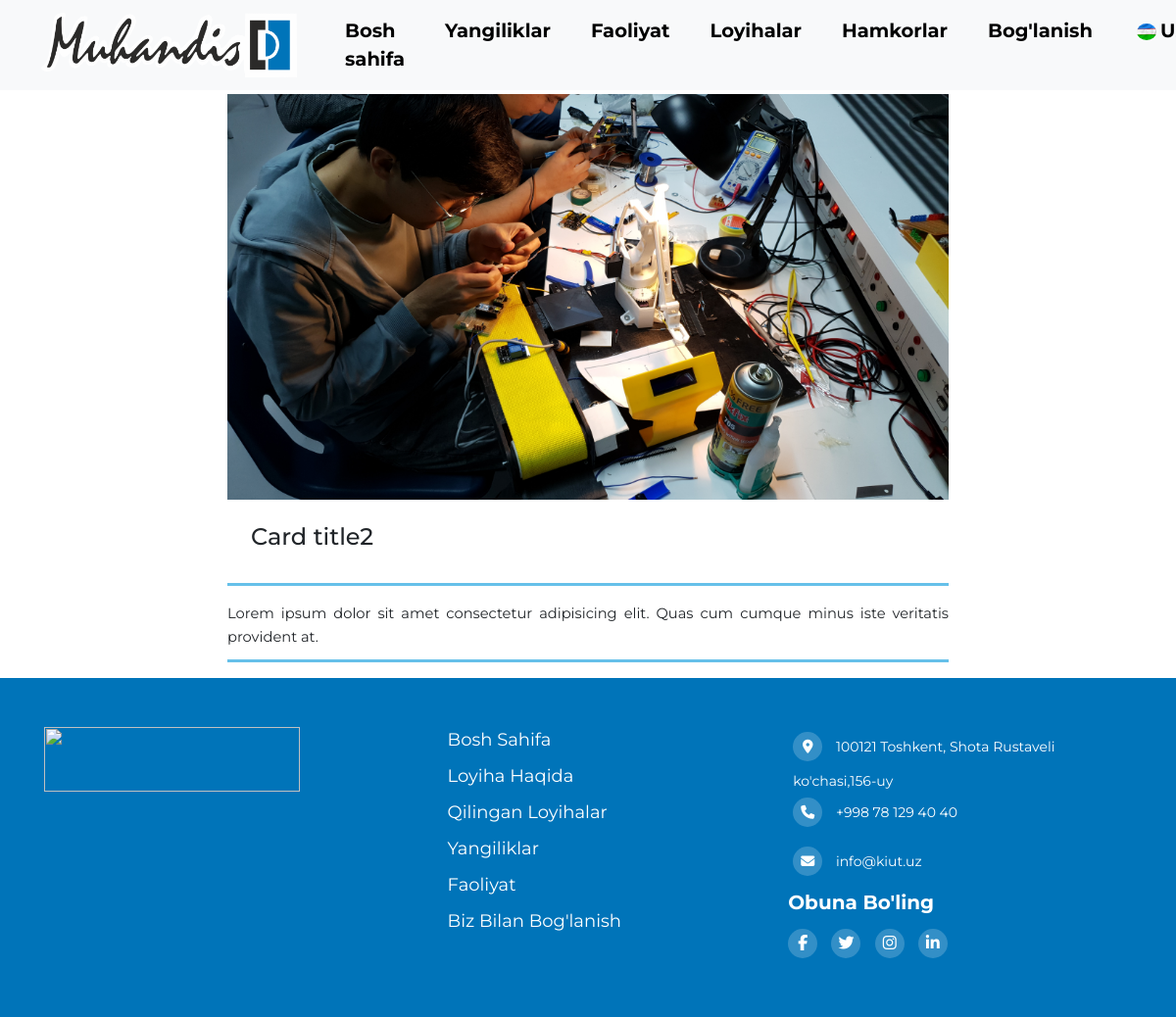
Screenshot of /projectDetail/1/ with the database file from the repository.
### myApp/models.py (models this page shows, shortened)
class ProjectsModel(models.Model):
    project_name = models.CharField(max_length=100)
    project_description = models.TextField()
    project_photo = models.ImageField(upload_to='projects/')

### myApp/views.py (the view)
# urls.py: path('projectDetail/<int:pk>/', OneProjectView.as_view(), name='oneProjectDetail'),
class OneProjectView(DetailView):
    model = ProjectsModel
    template_name = 'oneProject.html'

### templates/oneProject.html (shortened to what this page needs)
{% load static %}
<!DOCTYPE html>
<html lang="en">
  <head>
    <link rel="stylesheet" href="https://cdnjs.cloudflare.com/ajax/libs/font-awesome/6.5.1/css/all.min.css">
    <link href="{% static 'css/bootstrap.min.css' %}" rel="stylesheet">
    <link rel="stylesheet" href="https://cdn.jsdelivr.net/npm/bootstrap-icons@1.7.2/font/bootstrap-icons.css">
    <link rel="stylesheet" href="{% static 'css/style.css' %}">
  </head>
  <body>
    <nav class="navbar navbar-expand-lg bg-light fixed-top">
      <div class="container">
        <a class="navbar-brand" href="{% url 'home' %}">
          <img src="{% static 'images/logo.png' %}" width="261" height="66">
        </a>
        <div class="collapse navbar-collapse" id="navbarSupportedContent">
          <ul class="navbar-nav    ms-auto mb-2 mb-lg-0 ">
            <li class="nav-item">
              <a class="nav-link" href="{% url 'home' %}">Bosh sahifa</a>
            </li>
            <li class="nav-item ">
              <a class="nav-link" href="{% url 'home' %}">Yangiliklar</a>
            </li>
            <li class="nav-item">
              <a class="nav-link" href="{% url 'home' %}">Faoliyat</a>
            </li>
            <li class="nav-item">
              <a class="nav-link" href="{% url 'home' %}">Loyihalar</a>
            </li>
            <li class="nav-item">
              <a class="nav-link" href="{% url 'home' %}">Hamkorlar</a>
            </li>
            <li class="nav-item">
              <a class="nav-link" href="{% url 'home' %}">Bog'lanish</a>
            </li>
            <li class="nav-item dropdown">
              <a class="nav-link dropdown-toggle" data-bs-toggle="dropdown" href="#" role="button"
                aria-expanded="false">
                <img src="{% static 'images/uz_flag.jpg' %}" class="img m-1" alt="UZ">UZ
              </a>
            </li>
          </ul>
        </div>
      </div>
    </nav>
    <section>
      <div class="container-fluid container-lg mt-5">
        <div class="row justify-content-center mt-5">
          <div class="col-md-8 mt-5">
            <article class="news-detail">
              <div class="news-img">
                <img src="{{ object.project_photo.url }}" class="img-fluid" title="None" alt="None">
              </div>
              <h4 class="p-4">{{ object.project_name }}</h4>
              <hr style="color: #0096db; opacity: 0.6; height: 3px; margin-top: 5px">
              <p style="margin-bottom: 11px; text-align: justify;">
                <span style="font-size: 11pt;">
                  <span style="line-height: 107%;">
                    <span>{{ object.project_description }}</span>
                  </span>
                </span>
              </p>
              <hr style="color: #0096db; opacity: 0.6; height: 3px; margin-top: 5px">
            </article>
          </div>
        </div>
      </div>
    </section>
    <footer class="footer">
      <div class="container">
        <div class="row">
          <div class="footer-col">
            <a class="navbar-brand" href="{% url 'home' %}">
              <img src="{% static 'images/logo.png '%}" width="261" height="66">
            </a>
          </div>
          <div class="footer-col">
            <ul>
              <li><a href="#">Bosh sahifa</a></li>
              <li><a href="#">Loyiha haqida</a></li>
              <li><a href="#">Qilingan loyihalar</a></li>
              <li><a href="#">Yangiliklar</a></li>
              <li><a href="#">Faoliyat</a></li>
              <li><a href="#">Biz bilan bog'lanish</a></li>
            </ul>
          </div>
          <div class="footer-col">
            <div class="contact">
              <a class="contacts-a" href="#">
                <i class="fa-solid fa-location-dot"></i>
                <span class="icon-text">100121 Toshkent, Shota Rustaveli ko'chasi,156-uy</span>
              </a>
              <a class="contacts-a" href="#">
                <i class="fa-solid fa-phone"></i>
                <span class="icon-text">+998 78 129 40 40</span>
              </a>
              <a class="contacts-a" href="#">
                <i class="fa-solid fa-envelope"></i>
                <span class="icon-text">info@kiut.uz</span>
              </a>
            </div>
            <h4>Obuna bo'ling</h4>
            <div class="social-links">
              <a href="#"><i class="fab fa-facebook-f"></i></a>
              <a href="#"><i class="fab fa-twitter"></i></a>
              <a href="#"><i class="fab fa-instagram"></i></a>
              <a href="#"><i class="fab fa-linkedin-in"></i></a>
            </div>
          </div>
        </div>
      </div>
    </footer>
  </body>
</html>

### static/css/style.css (style rules this page uses)
* { font-family: 'Montserrat', sans-serif; text-decoration: none; }
body { background: #ffffff; overflow-x: hidden; }
.navbar { background-color: #D6E6F2; }
.img { width: 20px; height: 17px; border-radius: 50%; }
.nav-link { color: #000000; font-size: 80px; margin-left: 25px; }
.navbar-nav a { font-size: 19.5px; text-transform: none; font-weight: bold; }
.row { display: flex; flex-wrap: wrap; }
ul { list-style: none; }
.footer { background-color: #0074B9; padding: 50px 0; }
.footer-col { width: 33.3%; padding: 0 15px; }
.footer-col h4 { font-size: 20px; color: #ffffff; text-transform: capitalize; margin-bottom: 15px; font-weight: bold; position: relative; }
.footer-col ul li:not(:last-child) { margin-bottom: 10px; }
.footer-col ul li a { font-size: 18px; text-transform: capitalize; color: #ffffff; text-decoration: none; color: #ffffff; display: block; font-weight: 400; transition: all 0.3s ease; }
.footer-col .social-links a { display: inline-block; height: 30px; width: 30px; background-color: rgba(255,255,255,0.2); margin:0 10px 10px 0; text-align: center; line-height: 30px; border-radius: 50%; color: #ffffff; transition: all 0.5s ease; }
.footer-col .contact i { display: inline-block; height: 30px; width: 30px; background-color: rgba(255,255,255,0.2); margin:0 10px 10px 0; text-align: center; line-height: 30px; border-radius: 50%; color: #ffffff; transition: all 0.5s ease; }
.footer-col .contact .contacts-a { display: inline-block; height: 40px; width: 100%; text-decoration: none; color: #ffffff; font-size: 14px; margin: 5px; font-weight: 400; }

### rows the page displays
ProjectsModel: project_photo (picture), project_name "Card title2", project_description "Lorem ipsum dolor sit amet consectetur adipisicing elit. Quas cum cumque minus iste veritatis provident at."
